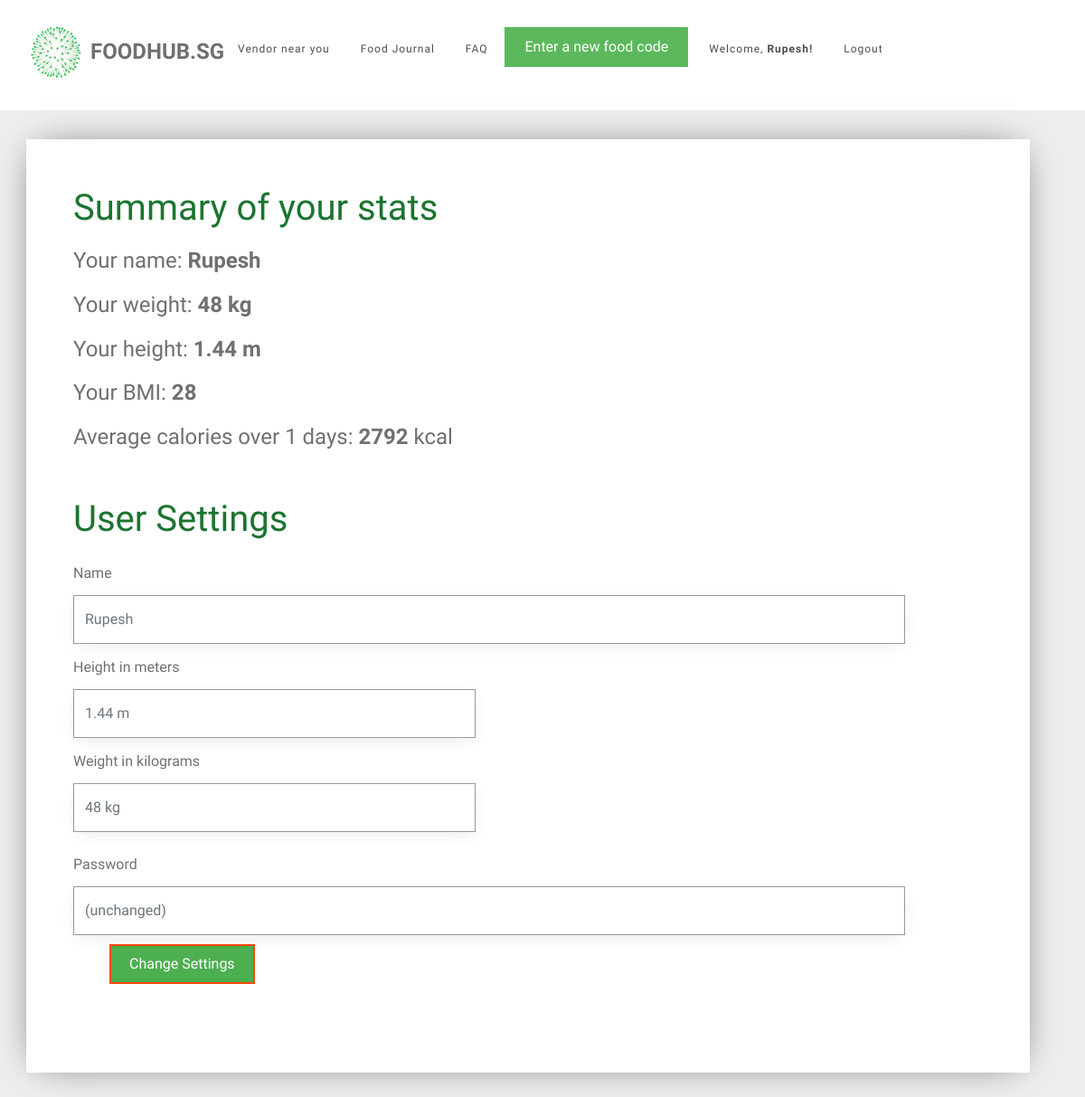
Page /user_settings (signed in) on the committed database.
### tables this page shows
CREATE TABLE user (
  id INTEGER PRIMARY KEY AUTOINCREMENT,
  name TEXT NOT NULL,
  email VARCHAR(512) UNIQUE NOT NULL,
  password TEXT NOT NULL,
  height INTEGER NOT NULL,
  weight INTEGER NOT NULL
);

### foodhubsg/user.py (the view, shortened to what this page needs)
@bp.route('/user_settings', methods=('GET', 'POST'))
@login_required
def user_settings():
    db = get_db()
    food_items = db.execute(
        'SELECT f.id, creator_id, food_name, created, calories, food_code, email'
        ' FROM food_entry f JOIN user u ON f.creator_id = u.id'
        ' WHERE f.creator_id = ?'
        ' ORDER BY datetime(created) DESC',
        (g.user['id'],),
    ).fetchall()
    users = db.execute(
        'SELECT id, name, email, password, height, weight'
        ' FROM user'
        ' WHERE id = ?',
        (g.user['id'],),
    ).fetchall()
    for user in users:
        id = user['id']
        name = user['name']
        weight = user['weight']
        height = user['height']
        email = user['email']
        password = user['password']
    bmi = weight / height ** height
    bmi = int(bmi)
    all_dates = []
    food_dates = []
    calories_list = []
    user_average_calories = 0
    number_of_days = 0
    password_placeholder = "(unchanged)"
    if food_items is not []:
        food_exists = 1
    else:
        food_exists = 0
    for food in food_items:
        food_date = food['created'].strftime('%d-%m-%y')
        all_dates.append(food_date)
    all_dates = remove_duplicates(all_dates)
    for date in all_dates:
        current_date_food = []
        current_date_calories = []
        for food in food_items:
            if date == food['created'].strftime('%d-%m-%y'):
                current_date_food.append(food)
                current_date_calories.append(food['calories'])
            else:
                continue
        food_dates.append(current_date_food)
        current_date_calories = sum(current_date_calories)
        calories_list.append(current_date_calories)
        number_of_days = len(calories_list)
        user_average_calories = int(sum(calories_list) / number_of_days)
    return render_template('user/user_settings.html',
                           name=name, weight=weight, height=height, email=email, password=password, bmi=bmi,
                           user_average_calories=user_average_calories, number_of_days=number_of_days,
                           food_exists=food_exists, password_placeholder=password_placeholder)

### foodhubsg/auth.py (called while the page is built)
def login_required(view):
    @functools.wraps(view)
    def wrapped_view(**kwargs):
        if g.user is None:
            return redirect(url_for('auth.login'))
        return view(**kwargs)
    return wrapped_view

@bp.before_app_request
def load_logged_in_user():
    user_id = session.get('user_id')
    if user_id is None:
        g.user = None
    else:
        g.user = get_db().execute(
            'SELECT * FROM user WHERE id = ?', (user_id,)
        ).fetchone()

### foodhubsg/db.py (called while the page is built)
def get_db():
    if 'db' not in g:
        g.db = sqlite3.connect(
            current_app.config['DATABASE'],
            detect_types=sqlite3.PARSE_DECLTYPES
        )
        g.db.row_factory = sqlite3.Row
    return g.db

### foodhubsg/user.py (called while the page is built)
def remove_duplicates(values):
    output = []
    seen = set()
    for value in values:
        if value not in seen:
            output.append(value)
            seen.add(value)
    return output

### foodhubsg/templates/user/user_settings.html (shortened to what this page needs)
{% extends 'base.html' %}
{% block content %}
<div id="colorlib-container">
    <div class="container">
        <div class="box1">
        <div class="row row-pb-md">
            <div class="col-md-12">
                <header id="summary-header">
                    <h1 class="font_color">Summary of your stats</h1>
                </header>
                <h4>Your name: <b> {{ name }} </b> </h4>
                <h4>Your weight: <b> {{ weight }} kg </b> </h4>
                <h4>Your height: <b> {{ height }} m </b> </h4>
                <h4>Your BMI: <b> {{ bmi }} </b> </h4>
                <h4>Average calories over {{ number_of_days }} days: <b> {{ user_average_calories }} </b> kcal </h4>
                <br>
                <header>
                    <h1 class="font_color">User Settings</h1>
                </header>
                <form method="post">
                    <div class="row form-group">
                        <div class="col-md-11">
                            <label>Name</label>
                            <input name="name" id="name" class="form-control" placeholder="{{ g.user['name'] }}">
                        </div>
                    </div>
                    <div class="row form-group">
                        <div class="col-md-11">
                            <div class="row form-group">
                                <div class="col-md-6">
                                    <label>Height in meters</label>
                                    <input name="height" id="height" type="number" step="0.01" class="form-control" placeholder="{{ g.user['height'] }} m">
                                </div>
                            </div>
                            <div class="row form-group">
                                <div class="col-md-6">
                                    <label>Weight in kilograms</label>
                                    <input name="weight" id="weight" type="number" step="0.01" class="form-control" placeholder="{{ g.user['weight'] }} kg">
                                </div>
                            </div>
                        </div>
                    </div>
                    <div class="row form-group">
                        <div class="col-md-11">
                            <label>Password</label>
                            <input name="password" id="password" type="password" class="form-control" placeholder="{{ password_placeholder }}">
                        </div>
                    </div>
                    <div class="row form-group" id="register-button">
                        <input type="submit" value="Change Settings" class="btn btn-primary" style="background-color: #4CAF50;">
                    </div>
                </form>
            </div>
        </div>
        </div>
    </div>
</div>
{% endblock %}

### foodhubsg/templates/base.html (shortened to what this page needs)
<!doctype html>
<link rel="stylesheet" href="https://cdnjs.cloudflare.com/ajax/libs/font-awesome/4.7.0/css/font-awesome.min.css">
<link rel="stylesheet" href="https://stackpath.bootstrapcdn.com/bootstrap/4.1.3/css/bootstrap.min.css">
<link rel="stylesheet" href="../static/css/animate.css">
<link rel="stylesheet" href="../static/css/icomoon.css">
<link rel="stylesheet" href="../static/css/magnific-popup.css">
<link rel="stylesheet" href="../static/css/flexslider.css">
<link rel="stylesheet" href="../static/css/owl.carousel.min.css">
<link rel="stylesheet" href="../static/css/owl.theme.default.min.css">
<link rel="stylesheet" href="../static/css/style.css">
    {% if g.user %}
        <div id="page">
            <nav class="colorlib-nav" role="navigation">
                <div class="top-menu">
                    <div class="container">
                        <div class="row">
                            <div class="col-xs-2">
                                <div id="colorlib-logo">
                                    <img src="../static/images/healthhub-logo.png" width="65px" height="65px"; align="left"><a href="{{ url_for('index') }}"><p id="webname">FoodHub.SG</p></a>
                                </div>
                            </div>
                            <div class="col-xs-10 text-right menu-1" id="navbar-stuff">
                                <ul>
                                    <li><a href="{{ url_for('vendors.vendors') }}">Vendor near you</a></li>
                                    <li><a href="{{ url_for('food.food_journal') }}">Food Journal</a></li>
                                    <li><a href="{{ url_for('food.faq') }}">FAQ</a></li>
                                    <a href="{{ url_for('food.food_journal') }}"><button type="button" class="btn btn-success">Enter a new food code</button></a>
                                    <li id="user-profile"><a href="{{ url_for('user.user_settings')}}">Welcome, <b>{{ g.user['name'] }}! </b></a> <a href="{{ url_for('auth.logout') }}">Logout</a></li>
                                </ul>
                            </div>
                        </div>
                    </div>
                </div>
            </nav>
    {% endif %}
<section class="content">
    {% block content %}{% endblock %}
</section>
</div>

### foodhubsg/static/css/style.css (style rules this page uses)
#register-button { padding-left: 55px; }
.box1 { background: #ffffff; padding: 20px; box-shadow: 0 0 40px -15px rgba(0,0,0,0.75); }
#webname { margin-left: 70px; padding-top: 12px; }
.font_color { color: #1c7430; }
#page { position: relative; overflow-x: hidden; width: 100%; height: 100%; -webkit-transition: 0.5s; -o-transition: 0.5s; transition: 0.5s; }
a { color: #F6490D; -webkit-transition: 0.5s; -o-transition: 0.5s; transition: 0.5s; }
p { margin-bottom: 20px; }
h1, h2, h3, h4, h5, h6, figure { color: #707070; font-weight: 400; margin: 0 0 20px 0; }
.colorlib-nav .top-menu { padding: 25px 0; background: #ffffff; }
.colorlib-nav #colorlib-logo { font-size: 24px; margin: 0; padding: 0; line-height: 40px; font-weight: 700; text-transform: uppercase; }
.colorlib-nav #colorlib-logo a { position: relative; color: #707070; }
.colorlib-nav ul { padding: 0; margin: 5px 0 0 0; }
.colorlib-nav ul li { padding: 0; margin: 0; list-style: none; display: inline; font-weight: 400; letter-spacing: 1px; }
.colorlib-nav ul li a { position: relative; font-size: 12px; padding: 10px 15px; color: rgba(0, 0, 0, 0.7); -webkit-transition: 0.5s; -o-transition: 0.5s; transition: 0.5s; }
#colorlib-container, #colorlib-instagram, #colorlib-about, #colorlib-contact, #colorlib-footer { padding: 2em 0; clear: both; }
.content { padding-right: 2em; display: block; }
.form-control { -webkit-box-shadow: none; -moz-box-shadow: none; -ms-box-shadow: none; -o-box-shadow: none; box-shadow: none; border: none; font-size: 16px !important; font-weight: 300; -webkit-border-radius: 0px; -moz-border-radius: 0px; -ms-border-radius: 0px; border-radius: 0px; }
.form-group { margin-bottom: 10px; }
.btn { margin-right: 4px; margin-bottom: 4px; font-size: 16px; font-weight: 400; -webkit-border-radius: 30px; -moz-border-radius: 30px; -ms-border-radius: 30px; border-radius: 30px; -webkit-transition: 0.5s; -o-transition: 0.5s; transition: 0.5s; padding: 8px 20px; }
.btn-primary { background: #F6490D; color: #fff; border: 2px solid #F6490D; }
.btn-success { background: #5cb85c; color: #fff; border: 2px solid #5cb85c; }
.form-control { -webkit-box-shadow: none; box-shadow: none; background: transparent; border: 1px solid rgba(0, 0, 0, 0.1); height: 54px; font-size: 18px; font-weight: 300; }
.row-pb-md { padding-bottom: 4em !important; }
#navbar-stuff { float: right; }
.btn-primary { border-radius: 0; }
.btn { border-radius: 0; }
.row-pb-md { padding: 2em; }
.form-control { border-width: 0.2px; border-color: #999999; box-shadow: 0 5px 20px -5px rgba(0,0,0,0.1); }

### foodhubsg/templates/base.html (style rules this page uses)
#webname { margin-left: 70px; padding-top: 12px; }

### rows in the picture
user: user.name "Rupesh", name "Rupesh", height "1.44", height "1.44 m", weight "48 kg"

### other values in the picture
{{ weight }} "48"
{{ bmi }} "28"
{{ number_of_days }} "1"
{{ user_average_calories }} "2792"
